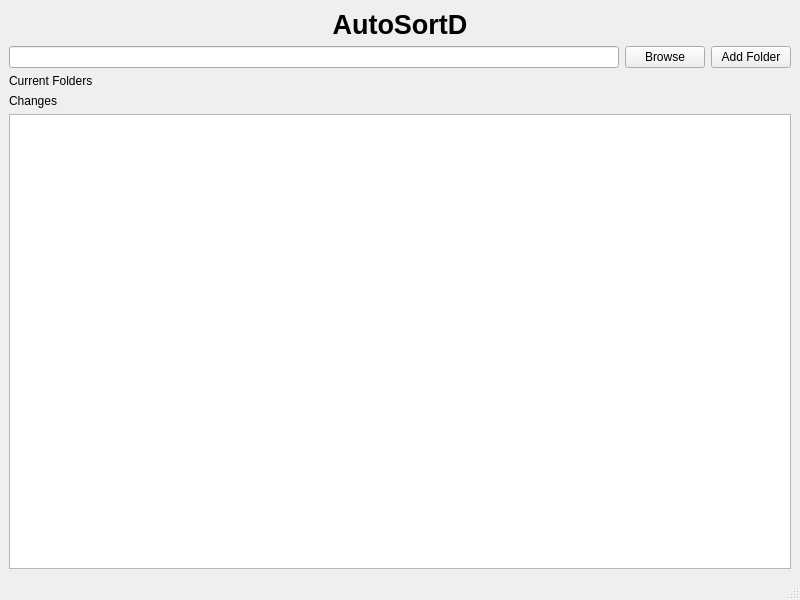
<?xml version="1.0" encoding="UTF-8"?>
<ui version="4.0">
 <class>MainWindow</class>
 <widget class="QMainWindow" name="MainWindow">
  <property name="geometry">
   <rect>
    <x>0</x>
    <y>0</y>
    <width>800</width>
    <height>600</height>
   </rect>
  </property>
  <property name="windowTitle">
   <string>MainWindow</string>
  </property>
  <property name="styleSheet">
   <string notr="true"/>
  </property>
  <widget class="QWidget" name="centralwidget">
   <layout class="QVBoxLayout" name="verticalLayout">
    <item>
     <widget class="QLabel" name="label">
      <property name="text">
       <string>&lt;!DOCTYPE HTML PUBLIC &quot;-//W3C//DTD HTML 4.0//EN&quot; &quot;http://www.w3.org/TR/REC-html40/strict.dtd&quot;&gt;
&lt;html&gt;&lt;head&gt;&lt;meta name=&quot;qrichtext&quot; content=&quot;1&quot; /&gt;&lt;style type=&quot;text/css&quot;&gt;
p, li { white-space: pre-wrap; }
&lt;/style&gt;&lt;/head&gt;&lt;body style=&quot; font-family:'MS Shell Dlg 2'; font-size:8pt; font-weight:400; font-style:normal;&quot;&gt;
&lt;p align=&quot;center&quot; style=&quot; margin-top:0px; margin-bottom:0px; margin-left:0px; margin-right:0px; -qt-block-indent:0; text-indent:0px;&quot;&gt;&lt;span style=&quot; font-size:20pt; font-weight:600;&quot;&gt;AutoSortD&lt;/span&gt;&lt;/p&gt;&lt;/body&gt;&lt;/html&gt;</string>
      </property>
      <property name="textFormat">
       <enum>Qt::RichText</enum>
      </property>
      <property name="alignment">
       <set>Qt::AlignCenter</set>
      </property>
      <property name="margin">
       <number>10</number>
      </property>
     </widget>
    </item>
    <item>
     <layout class="QHBoxLayout" name="horizontalLayout">
      <item>
       <widget class="QLineEdit" name="lineEdit"/>
      </item>
      <item>
       <widget class="QPushButton" name="pushButton">
        <property name="text">
         <string>Browse</string>
        </property>
       </widget>
      </item>
      <item>
       <widget class="QPushButton" name="addFolderButton">
        <property name="text">
         <string>Add Folder</string>
        </property>
       </widget>
      </item>
     </layout>
    </item>
    <item>
     <widget class="QLabel" name="label_2">
      <property name="text">
       <string>Current Folders</string>
      </property>
     </widget>
    </item>
    <item>
     <widget class="QLabel" name="label_3">
      <property name="text">
       <string>Changes </string>
      </property>
     </widget>
    </item>
    <item>
     <widget class="QTextBrowser" name="textBrowser">
      <property name="html">
       <string>&lt;!DOCTYPE HTML PUBLIC &quot;-//W3C//DTD HTML 4.0//EN&quot; &quot;http://www.w3.org/TR/REC-html40/strict.dtd&quot;&gt;
&lt;html&gt;&lt;head&gt;&lt;meta name=&quot;qrichtext&quot; content=&quot;1&quot; /&gt;&lt;style type=&quot;text/css&quot;&gt;
p, li { white-space: pre-wrap; }
&lt;/style&gt;&lt;/head&gt;&lt;body style=&quot; font-family:'MS Shell Dlg 2'; font-size:8.25pt; font-weight:400; font-style:normal;&quot;&gt;
&lt;p style=&quot;-qt-paragraph-type:empty; margin-top:0px; margin-bottom:0px; margin-left:0px; margin-right:0px; -qt-block-indent:0; text-indent:0px;&quot;&gt;&lt;br /&gt;&lt;/p&gt;&lt;/body&gt;&lt;/html&gt;</string>
      </property>
     </widget>
    </item>
   </layout>
  </widget>
  <widget class="QStatusBar" name="statusbar"/>
 </widget>
 <resources/>
 <connections/>
</ui>
